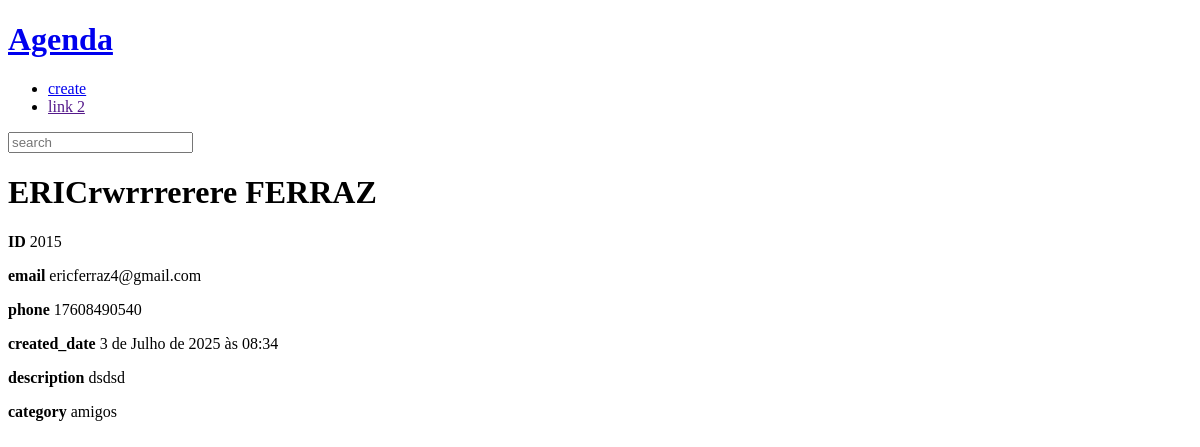
The page /contact/2015/detail on the database its author committed.
### contact/models.py (models this page shows, shortened)
class Contact(models.Model):
    first_name = models.CharField(max_length=50)
    last_name = models.CharField(max_length=50,blank=True)
    phone = models.CharField(max_length=15)
    email = models.EmailField(max_length=254, blank=True)
    created_date = models.DateTimeField(default=timezone.now)
    description = models.TextField(blank=True)
    show = models.BooleanField(default=True)
    picture = models.ImageField(upload_to='pictures/%Y/%m', blank=True, null=True)
    Category = models.ForeignKey(
        category,
        on_delete=models.SET_NULL,
        blank=True,
        null=True,
        )

class category (models.Model):
    name = models.CharField(max_length=50, blank=True)

### contact/views/contact_views.py (the view)
# urls.py: path('contact/<int:contact_id>/detail', views.contact, name='contact'),
def contact (request, contact_id):
    single_contact = get_object_or_404 (Contact, pk=contact_id)
    site_title = f"{single_contact.first_name} {single_contact.last_name} -"
    context = {
        "contact": single_contact,
        'site_title': site_title
    }
    return render(
        request,
        "contact/contact.html",
        context
        )

### contact/templates/contact/contact.html
{% extends 'global/base.html' %}
{% block content %}
    <div class="single-contact">
      <h1 class="single-contact-name">
        {{ contact.first_name }} {{ contact.last_name }}
      </h1>
      <p><b>ID </b>{{ contact.id }} </p>
      <p><b>email </b>{{ contact.email }} </p>
      <p><b>phone </b>{{ contact.phone }} </p>
      <p><b>created_date </b>{{ contact.created_date }} </p>
      <p><b>description </b>{{ contact.description}} </p>
      <p><b>category </b>{{ contact.Category.name }} </p>
    </div>
{% endblock content %}

### base_static/global/css/style.css (style rules this page uses)
body { background-color: #ffffff; }

### rows shown on the page
Contact: first_name "ERICrwrrrerere", last_name "FERRAZ", id "2015", email "ericferraz4@gmail.com", phone "17608490540", created_date "3 de Julho de 2025 às 08:34", description "dsdsd", Category.name "amigos"
